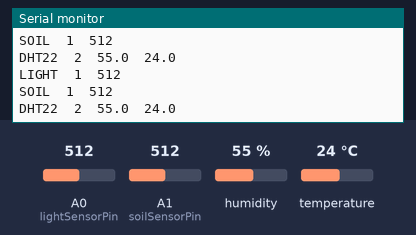
Bench run of a sketch on a simulated Arduino Uno, built with avr-gcc and run on an emulated ATmega328P. Shown: the last lines printed to the serial monitor. The inputs (shaded band) are chosen by the test bench; at power-on: humidity 55 %, A0 (lightSensorPin) = 512, A1 (soilSensorPin) = 512, temperature 24 °C.

Above: at 5.8 s.
5.9 s: humidity set to 22 %
At 11.5 s:
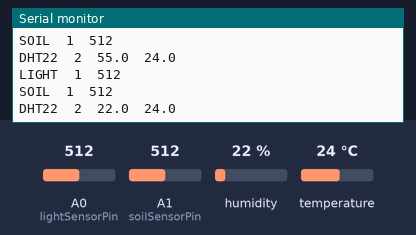
11.9 s: A0 (lightSensorPin) set to 716
At 15.6 s:
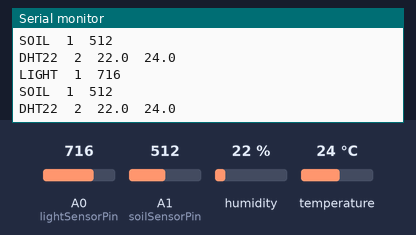
17.9 s: A1 (soilSensorPin) set to 716
At 20.8 s:
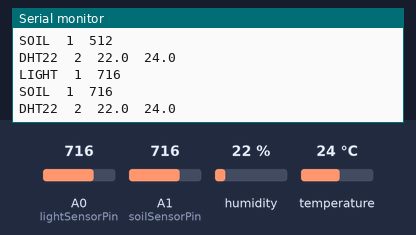
23.9 s: temperature set to 12 °C
At 26.0 s:
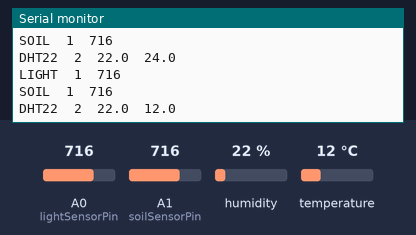
29.9 s: A0 (lightSensorPin) set to 992
At 31.3 s:
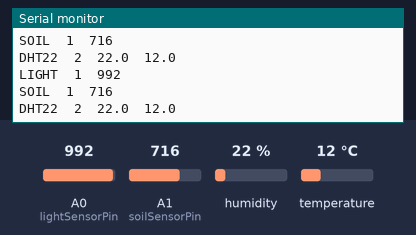
35.9 s: A1 (soilSensorPin) set to 992
At 40.6 s:
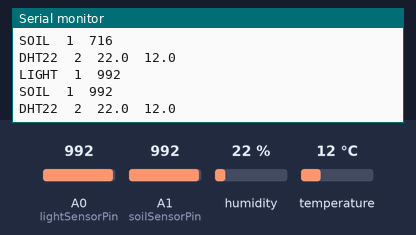
Timing chart, 0 to 42.1 s (numbered marks = the images above; inputs shaded):
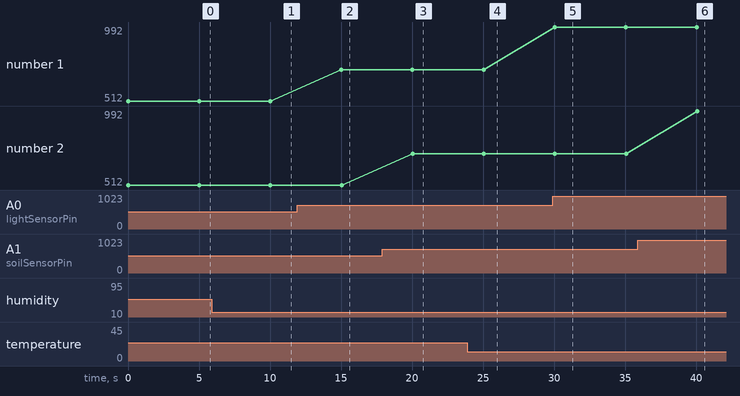

The sketch:

garduino.ino
```cpp
#include <dht.h>

dht DHT;


#define DHT22_PIN 2

int lightSensorPin = 0;    				// select the input pin for the photocell
int lightSensorValue = 0;  				// variable to store the value coming from the photocell

int soilSensorPin = 1;
int soilSensorValue = 0;

void setup() {
  Serial.begin(9600); 				//Set baud rate to 9600 on the Arduino
}

void loop() {
                                          // read the value from the sensor:
  lightSensorValue = analogRead(lightSensorPin);  //get the voltage value from input pin
  Serial.print("LIGHT\t1\t");
  Serial.println(lightSensorValue); 		 //print the value to Serial monitor

  soilSensorValue = analogRead(soilSensorPin);
  Serial.print("SOIL\t1\t");
  Serial.println(soilSensorValue);

    // READ DATA
  Serial.print("DHT22\t2\t");
  int chk = DHT.read22(DHT22_PIN);
  switch (chk)
  {
    case DHTLIB_OK:
                // DISPLAY DATA
                Serial.print(DHT.humidity, 1);
                Serial.print("\t");
                Serial.println(DHT.temperature, 1);
                break;
    case DHTLIB_ERROR_CHECKSUM:
                Serial.println("Checksum error,\t-1");
                break;
    case DHTLIB_ERROR_TIMEOUT:
                Serial.println("Time out error,\t-1");
                break;
    default:
                Serial.println("Unknown error,\t-1");
                break;
  }


  delay(5000);                        //delay for 25 seconds
}
```

Measured:
- after the input at 5.9 s, the serial monitor: prints a new line after 4.1 s (image 1)
- after the input at 11.9 s, the serial monitor: prints a new line after 3.1 s (image 2)
- after the input at 17.9 s, the serial monitor: prints a new line after 2.1 s (image 3)
- after the input at 23.9 s, the serial monitor: prints a new line after 1.2 s (image 4)
- after the input at 29.9 s, the serial monitor: prints a new line after 0.14 s (image 5)
- after the input at 35.9 s, the serial monitor: prints a new line after 4.2 s (image 6)
- plotted number 1: 512 → 716 after the input at 11.9 s, 716 → 992 after the input at 29.9 s
